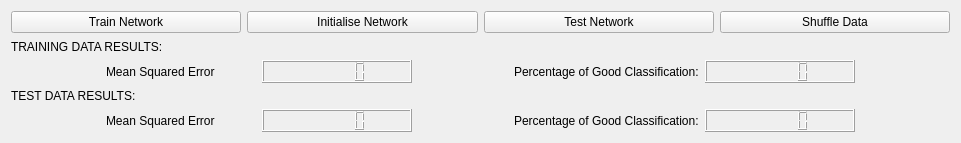
   <widget class="QWidget" name="verticalLayoutWidget_4">
    <property name="geometry">
     <rect>
      <x>230</x>
      <y>230</y>
      <width>961</width>
      <height>141</height>
     </rect>
    </property>
    <layout class="QVBoxLayout" name="verticalLayout_4">
     <item>
      <layout class="QHBoxLayout" name="horizontalLayout_15">
       <item>
        <widget class="QPushButton" name="btnTrainNetwork">
         <property name="maximumSize">
          <size>
           <width>16777215</width>
           <height>25</height>
          </size>
         </property>
         <property name="text">
          <string>Train Network</string>
         </property>
        </widget>
       </item>
       <item>
        <widget class="QPushButton" name="btnInitialiseNetwork">
         <property name="maximumSize">
          <size>
           <width>16777215</width>
           <height>25</height>
          </size>
         </property>
         <property name="text">
          <string>Initialise Network</string>
         </property>
        </widget>
       </item>
       <item>
        <widget class="QPushButton" name="btnTestNetwork">
         <property name="maximumSize">
          <size>
           <width>16777215</width>
           <height>25</height>
          </size>
         </property>
         <property name="text">
          <string>Test Network</string>
         </property>
        </widget>
       </item>
       <item>
        <widget class="QPushButton" name="btnShuffleTrainingData">
         <property name="maximumSize">
          <size>
           <width>16777215</width>
           <height>25</height>
          </size>
         </property>
         <property name="text">
          <string>Shuffle Data</string>
         </property>
        </widget>
       </item>
      </layout>
     </item>
     <item>
      <widget class="QLabel" name="label_39">
       <property name="sizePolicy">
        <sizepolicy hsizetype="Fixed" vsizetype="Fixed">
         <horstretch>0</horstretch>
         <verstretch>0</verstretch>
        </sizepolicy>
       </property>
       <property name="minimumSize">
        <size>
         <width>155</width>
         <height>15</height>
        </size>
       </property>
       <property name="maximumSize">
        <size>
         <width>200</width>
         <height>15</height>
        </size>
       </property>
       <property name="text">
        <string>TRAINING DATA RESULTS:</string>
       </property>
      </widget>
     </item>
     <item>
      <layout class="QHBoxLayout" name="horizontalLayout_18">
       <item>
        <spacer name="horizontalSpacer_28">
         <property name="orientation">
          <enum>Qt::Horizontal</enum>
         </property>
         <property name="sizeHint" stdset="0">
          <size>
           <width>40</width>
           <height>20</height>
          </size>
         </property>
        </spacer>
       </item>
       <item>
        <widget class="QLabel" name="label_44">
         <property name="minimumSize">
          <size>
           <width>150</width>
           <height>0</height>
          </size>
         </property>
         <property name="text">
          <string>Mean Squared Error</string>
         </property>
        </widget>
       </item>
       <item>
        <widget class="QLCDNumber" name="lcdnTrainingSumOfSquaredErrors">
         <property name="minimumSize">
          <size>
           <width>150</width>
           <height>0</height>
          </size>
         </property>
         <property name="smallDecimalPoint">
          <bool>true</bool>
         </property>
        </widget>
       </item>
       <item>
        <spacer name="horizontalSpacer_27">
         <property name="orientation">
          <enum>Qt::Horizontal</enum>
         </property>
         <property name="sizeHint" stdset="0">
          <size>
           <width>40</width>
           <height>20</height>
          </size>
         </property>
        </spacer>
       </item>
       <item>
        <widget class="QLabel" name="label_43">
         <property name="minimumSize">
          <size>
           <width>150</width>
           <height>0</height>
          </size>
         </property>
         <property name="text">
          <string>Percentage of Good Classification:</string>
         </property>
        </widget>
       </item>
       <item>
        <widget class="QLCDNumber" name="lcdnTrainingPercentageOfGoodClassification">
         <property name="minimumSize">
          <size>
           <width>150</width>
           <height>0</height>
          </size>
         </property>
         <property name="smallDecimalPoint">
          <bool>true</bool>
         </property>
        </widget>
       </item>
       <item>
        <spacer name="horizontalSpacer_26">
         <property name="orientation">
          <enum>Qt::Horizontal</enum>
         </property>
         <property name="sizeHint" stdset="0">
          <size>
           <width>40</width>
           <height>20</height>
          </size>
         </property>
        </spacer>
       </item>
      </layout>
     </item>
     <item>
      <layout class="QHBoxLayout" name="horizontalLayout_17">
       <item>
        <widget class="QLabel" name="label_42">
         <property name="text">
          <string>TEST DATA RESULTS:</string>
         </property>
        </widget>
       </item>
      </layout>
     </item>
     <item>
      <layout class="QHBoxLayout" name="horizontalLayout_16">
       <item>
        <spacer name="horizontalSpacer_24">
         <property name="orientation">
          <enum>Qt::Horizontal</enum>
         </property>
         <property name="sizeHint" stdset="0">
          <size>
           <width>40</width>
           <height>20</height>
          </size>
         </property>
        </spacer>
       </item>
       <item>
        <widget class="QLabel" name="label_40">
         <property name="minimumSize">
          <size>
           <width>150</width>
           <height>0</height>
          </size>
         </property>
         <property name="text">
          <string>Mean Squared Error</string>
         </property>
        </widget>
       </item>
       <item>
        <widget class="QLCDNumber" name="lcdnTestSumOfSquaredErrors">
         <property name="minimumSize">
          <size>
           <width>150</width>
           <height>0</height>
          </size>
         </property>
         <property name="smallDecimalPoint">
          <bool>true</bool>
         </property>
        </widget>
       </item>
       <item>
        <spacer name="horizontalSpacer_23">
         <property name="orientation">
          <enum>Qt::Horizontal</enum>
         </property>
         <property name="sizeHint" stdset="0">
          <size>
           <width>40</width>
           <height>20</height>
          </size>
         </property>
        </spacer>
       </item>
       <item>
        <widget class="QLabel" name="label_41">
         <property name="minimumSize">
          <size>
           <width>150</width>
           <height>0</height>
          </size>
         </property>
         <property name="text">
          <string>Percentage of Good Classification:</string>
         </property>
        </widget>
       </item>
       <item>
        <widget class="QLCDNumber" name="lcdnTestPercentageOfGoodClassification">
         <property name="minimumSize">
          <size>
           <width>150</width>
           <height>0</height>
          </size>
         </property>
         <property name="smallDecimalPoint">
          <bool>true</bool>
         </property>
        </widget>
       </item>
       <item>
        <spacer name="horizontalSpacer_25">
         <property name="orientation">
          <enum>Qt::Horizontal</enum>
         </property>
         <property name="sizeHint" stdset="0">
          <size>
           <width>40</width>
           <height>20</height>
          </size>
         </property>
        </spacer>
       </item>
      </layout>
     </item>
    </layout>
   </widget>
